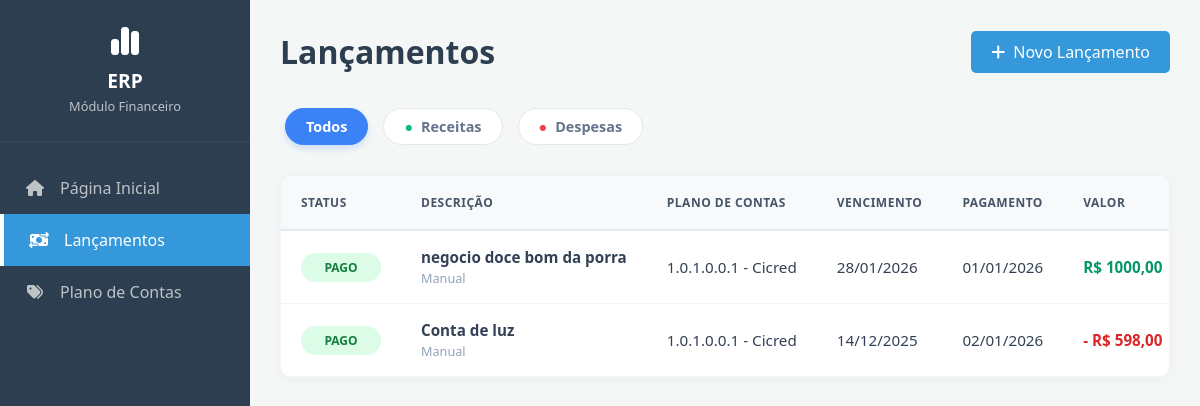
The app's page /lancamentos/ with its own data.
### financeiro/models.py (models this page shows, shortened)
class Lancamento(models.Model):
    TIPO_LANCAMENTO_CHOICES = [
        ('CREDITO', 'Crédito (Receber)'),
        ('DEBITO', 'Débito (Pagar)'),
    ]
    STATUS_CHOICES = [
        ('ABERTO', 'Aberto'),
        ('PAGO', 'Pago'),
        ('CANCELADO', 'Cancelado'),
    ]
    ORIGEM_CHOICES = [
        ('VENDAS', 'Vendas'),
        ('COMPRAS', 'Compras'),
        ('MANUAL', 'Manual'),
    ]
    descricao = models.CharField(max_length=255)
    valor = models.DecimalField(max_digits=10, decimal_places=2)
    tipo = models.CharField(max_length=10, choices=TIPO_LANCAMENTO_CHOICES, blank=True, null=True)
    data_vencimento = models.DateField()
    data_pagamento = models.DateField(blank=True, null=True)
    status = models.CharField(max_length=20, choices=STATUS_CHOICES, default='ABERTO')
    plano_conta = models.ForeignKey(
        PlanoContas,
        on_delete=models.PROTECT,
        null=True, blank=True
    )
    cliente = models.ForeignKey(
        Cliente,
        on_delete=models.SET_NULL,
        null=True, blank=True
    )
    fornecedor = models.ForeignKey(
        Fornecedor,
        on_delete=models.SET_NULL,
        null=True, blank=True
    )
    origem_modulo = models.CharField(max_length=50, choices=ORIGEM_CHOICES, blank=True, null=True)
    origem_id = models.IntegerField(blank=True, null=True)
    created_at = models.DateTimeField(auto_now_add=True)
    class Meta:
        db_table = 'financeiro_lancamentos' # Correção aqui
        verbose_name = "Lançamento"
        verbose_name_plural = "Lançamentos"
        ordering = ['data_vencimento']

class PlanoContas(models.Model):
    TIPO_CHOICES = [
        ('RECEITA', 'Receita'),
        ('DESPESA', 'Despesa'),
    ]
    codigo = models.CharField(max_length=20)
    nome = models.CharField(max_length=100)
    tipo = models.CharField(max_length=10, choices=TIPO_CHOICES, blank=True, null=True)
    ativo = models.BooleanField(default=True)
    class Meta:
        db_table = 'financeiro_plano_contas' # Correção aqui
        verbose_name = "Plano de Contas"
        verbose_name_plural = "Planos de Contas"

### financeiro/views.py (the view)
# urls.py: path('lancamentos/', views.lanca_view, name='lancamentos'),
def lanca_view(request):
    dados = Lancamento.objects.all().order_by('-data_vencimento')
    filtro_tipo = request.GET.get('tipo')
    if filtro_tipo == 'receitas':
        dados = dados.filter(tipo='CREDITO')
    elif filtro_tipo == 'despesas':
        dados = dados.filter(tipo='DEBITO')
    return render(request, 'lancamentos.html', {
        'lancamentos': dados
    })

### financeiro/templates/lancamentos.html (shortened to what this page needs)
{% load static %}
<!DOCTYPE html>
<html lang="pt-br">
<head>
    <link rel="stylesheet" href="{% static 'css/style.css' %}">
    <link rel="stylesheet" href="{% static 'css/lancamentos.css' %}">
    <link rel="stylesheet" href="https://cdnjs.cloudflare.com/ajax/libs/font-awesome/6.4.0/css/all.min.css">
</head>
<body>
    <nav class="sidebar">
        <div class="sidebar-header">
            <i class="fa-solid fa-chart-simple"></i>
            <span>ERP</span>
            <small>Módulo Financeiro</small>
        </div>
        <ul class="menu-list">
            <li class="{% if request.resolver_match.url_name == 'home' %}active{% endif %}">
                <a href="{% url 'home' %}"><i class="fa-solid fa-house"></i> Página Inicial </a>
            </li>
            <li class="{% if request.resolver_match.url_name == 'lancamentos' %}active{% endif %}">
                <a href="{% url 'lancamentos' %}"><i class="fa-solid fa-money-bill-transfer"></i> Lançamentos</a>
            </li>
            <li class="{% if request.resolver_match.url_name == 'categorias' %}active{% endif %}">
                <a href="{% url 'categorias' %}"><i class="fa-solid fa-tags"></i> Plano de Contas</a>
            </li>
        </ul>
    </nav>
    <main class="main-content">
        <header>
            <h1>Lançamentos</h1>
            <a href="/admin/financeiro/lancamento/add/" class="btn-primary" style="text-decoration: none;">
                <i class="fa-solid fa-plus"></i> Novo Lançamento
            </a>
        </header>
       <div class="filters-bar">
    <a href="{% url 'lancamentos' %}"
       class="btn-filter {% if not request.GET.tipo %}active{% endif %}"
       style="text-decoration: none;">
       Todos
    </a>
    <a href="?tipo=receitas"
       class="btn-filter {% if request.GET.tipo == 'receitas' %}active{% endif %}"
       style="text-decoration: none;">
       <span style="color: #10b981;">●</span> Receitas
    </a>
    <a href="?tipo=despesas"
       class="btn-filter {% if request.GET.tipo == 'despesas' %}active{% endif %}"
       style="text-decoration: none;">
       <span style="color: #ef4444;">●</span> Despesas
    </a>
</div>
        <div class="lancamentos-table-container">
            <div class="table-responsive">
                <table class="table-lancamentos">
                    <thead>
                        <tr>
                            <th>Status</th>
                            <th>Descrição</th>
                            <th>Plano de Contas</th>
                            <th>Vencimento</th>
                            <th>Pagamento</th>
                            <th>Valor</th>
                        </tr>
                    </thead>
                    <tbody>
                        {% for item in lancamentos %}
                        <tr>
                            <td>
                                {% if item.status == 'PAGO' %}
                                    <span class="status-badge status-pago">Pago</span>
                                {% elif item.status == 'CANCELADO' %}
                                    <span class="status-badge" style="background:#94a3b8; color:white;">Cancelado</span>
                                {% else %}
                                    {% now "Y-m-d" as hoje %} {% if item.data_vencimento|date:"Y-m-d" < hoje and item.tipo == 'DEBITO' %}
                                        <span class="status-badge" style="background:#fee2e2; color:#ef4444;">Vencido</span>
                                    {% else %}
                                        <span class="status-badge status-pendente">Aberto</span>
                                    {% endif %}
                                {% endif %}
                            </td>
                            <td>
                                <strong>{{ item.descricao }}</strong>
                                <br>
                                <small style="color: #94a3b8;">
                                    {% if item.origem_modulo %}
                                        Origem: {{ item.get_origem_modulo_display }}
                                    {% else %}
                                        Manual
                                    {% endif %}
                                </small>
                            </td>
                            <td>
                                {% if item.plano_conta %}
                                    {{ item.plano_conta.codigo }} - {{ item.plano_conta.nome }}
                                {% else %}
                                    -
                                {% endif %}
                            </td>
                            <td>{{ item.data_vencimento|date:"d/m/Y" }}</td>
                            <td>{{ item.data_pagamento|date:"d/m/Y"|default:"-" }}</td>
                            <td>
                                {% if item.tipo == 'CREDITO' %}
                                    <span class="valor-receita">R$ {{ item.valor|floatformat:2 }}</span>
                                {% else %}
                                    <span class="valor-despesa">- R$ {{ item.valor|floatformat:2 }}</span>
                                {% endif %}
                            </td>
                        </tr>
                        {% empty %}
                        <tr>
                            <td colspan="7" style="text-align: center; padding: 40px; color: #64748b;">
                                Nenhum lançamento encontrado.
                            </td>
                        </tr>
                        {% endfor %}
                    </tbody>
                </table>
            </div>
        </div>
    </main>
</body>
</html>

### financeiro/static/css/style.css (style rules this page uses)
* { margin: 0; padding: 0; box-sizing: border-box; font-family: 'Segoe UI', sans-serif; }
body { display: flex; height: 100vh; background-color: #f4f7f6; overflow: hidden; }
.sidebar { width: 250px; background-color: #2c3e50; color: white; display: flex; flex-direction: column; flex-shrink: 0; }
.sidebar-header { padding: 25px; text-align: center; border-bottom: 1px solid #34495e; }
.sidebar-header i { font-size: 2rem; margin-bottom: 10px; display: block; }
.sidebar-header span { font-weight: bold; font-size: 1.2rem; display: block; }
.sidebar-header small { color: #bdc3c7; font-size: 0.8rem; }
.menu-list { list-style: none; margin-top: 20px; }
.menu-list a { display: flex; align-items: center; padding: 15px 25px; color: #bdc3c7; text-decoration: none; transition: 0.3s; }
.menu-list a i { margin-right: 15px; width: 20px; text-align: center; }
.menu-list .active a, .menu-list a:hover { background-color: #3498db; color: white; border-left: 4px solid white; }
.main-content { flex: 1; padding: 30px; overflow-y: auto; }
header { display: flex; justify-content: space-between; align-items: center; margin-bottom: 30px; }
header h1 { color: #2c3e50; }
.btn-primary { background-color: #3498db; color: white; border: none; padding: 10px 20px; border-radius: 5px; cursor: pointer; display: flex; gap: 8px; align-items: center; }
table { width: 100%; border-collapse: collapse; }
th { text-align: left; padding: 15px; color: #7f8c8d; border-bottom: 2px solid #ecf0f1; font-size: 0.9rem; }
td { padding: 15px; border-bottom: 1px solid #ecf0f1; color: #2c3e50; }
.table-responsive { width: 100%; overflow-x: auto; }
table { width: 100%; border-collapse: collapse; white-space: nowrap; }
thead tr { background-color: #f8f9fa; text-align: left; }
th { padding: 15px 20px; color: #64748b; font-weight: 600; font-size: 0.85rem; text-transform: uppercase; letter-spacing: 0.5px; border-bottom: 2px solid #e2e8f0; }
td { padding: 15px 20px; color: #334155; font-size: 0.95rem; border-bottom: 1px solid #f1f5f9; vertical-align: middle; }
.valor-receita { color: #10b981; font-weight: bold; }
.valor-despesa { color: #ef4444; font-weight: bold; }

### financeiro/static/css/lancamentos.css (style rules this page uses)
.filters-bar { display: flex; gap: 15px; margin-bottom: 25px; padding: 5px; }
.btn-filter { background-color: white; border: 1px solid #e2e8f0; color: #64748b; padding: 8px 20px; border-radius: 20px; cursor: pointer; font-weight: 600; font-size: 0.9rem; transition: all 0.3s ease; display: flex; align-items: center; gap: 8px; }
.btn-filter.active { background-color: #3b82f6; color: white; border-color: #3b82f6; box-shadow: 0 4px 6px rgba(59, 130, 246, 0.2); }
.lancamentos-table-container { background: white; border-radius: 12px; box-shadow: 0 2px 12px rgba(0, 0, 0, 0.04); overflow: hidden; border: 1px solid #f1f5f9; }
.table-responsive { width: 100%; overflow-x: auto; }
.table-lancamentos { width: 100%; border-collapse: collapse; font-size: 0.95rem; }
.table-lancamentos thead { background-color: #f8fafc; border-bottom: 2px solid #e2e8f0; }
.table-lancamentos th { text-align: left; padding: 18px 20px; color: #475569; font-weight: 700; text-transform: uppercase; font-size: 0.75rem; letter-spacing: 0.5px; }
.table-lancamentos td { padding: 16px 20px; border-bottom: 1px solid #f1f5f9; color: #334155; vertical-align: middle; }
.status-badge { padding: 6px 12px; border-radius: 30px; font-size: 0.75rem; font-weight: 700; text-transform: uppercase; display: inline-block; min-width: 80px; text-align: center; }
.status-pago { background-color: #dcfce7; color: #15803d; }
.valor-receita { color: #059669; font-weight: 700; }
.valor-despesa { color: #dc2626; font-weight: 700; }

### records on screen
Lancamento: status "PAGO", descricao "negocio doce bom da porra", shows "Manual", plano_conta.codigo "1.0.1.0.0.1", plano_conta.nome "Cicred", data_vencimento "28/01/2026", data_pagamento "01/01/2026", valor "1000,00"
Lancamento: status "PAGO", descricao "Conta de luz", shows "Manual", plano_conta.codigo "1.0.1.0.0.1", plano_conta.nome "Cicred", data_vencimento "14/12/2025", data_pagamento "02/01/2026", valor "598,00"
